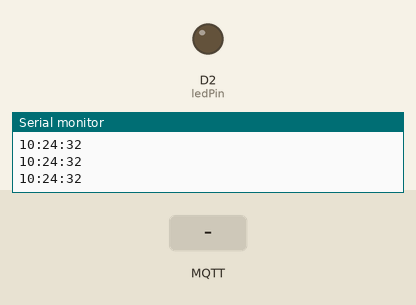
This sketch was run on a simulated ESP8266 (NodeMCU). On the bench: output pins drawn as LEDs (lit = HIGH), the last lines printed to the serial monitor. The test bench sets the inputs (shaded band). WiFi joins after 1.5 s; servers stay silent unless stated; network time is answered at once with the bench clock; the local clock reads 2024-03-15 10:24:30 at power-on unless the sketch sets it; random numbers use the default seed unless the sketch sets one; no MQTT or app messages arrive unless stated.

Above: at 2.7 s.
2.8 s: MQTT message "0" arrives on the first subscribed topic
At 3.4 s:
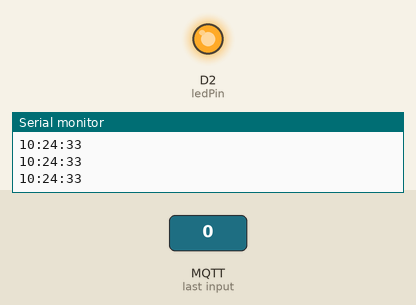
5.8 s: MQTT message "1" arrives on the first subscribed topic
At 7.3 s:
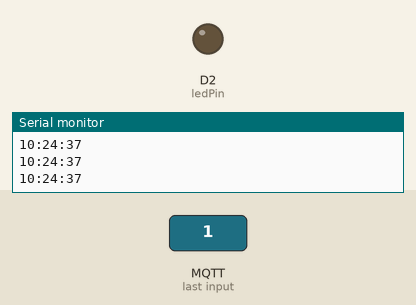
Timing chart, 0 to 8.8 s (numbered marks = the images above; inputs shaded):
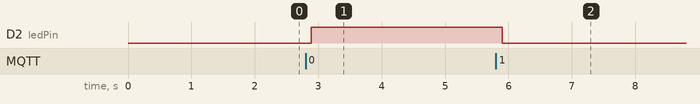

Measured:
- after the input at 2.8 s, D2 (ledPin): LOW → HIGH after 0.09 s
- after the input at 5.8 s, D2 (ledPin): HIGH → LOW after 0.10 s

The sketch:

SmartBulb.ino
```cpp
// topic to publish : "binusGroup5/led" -> on/off toggle button
// topic to publish : "binusGroup5/schedButton" -> activate schedule feature button
// topic to publish : "binusGroup5/start" -> insert start time
// topic to publish : "binusGroup5/end" -> insert end time
// topic to subscribe: "binusGroup5/led_status" -> on/off toggle button
// topic to subscribe: "binusGroup5/sched_status" -> activate schedule feature button
// topic to subscribe: "binusGroup5/start_time" -> display set start time
// topic to subscribe: "binusGroup5/end_time" -> display set end time
// host: test.mostquitto.org:1883

#include <ESP8266WiFi.h>
#include <WiFiUdp.h>
#include <NTPClient.h>
#include "PubSubClient.h"

const char* ssid = "ssid"; // Wi-Fi SSID
const char* password = "password"; // password Wi-Fi
const char* mqttServer = "test.mosquitto.org";
int port = 1883;
char clientId[50];

WiFiClient espClient;
PubSubClient client(espClient);

WiFiUDP ntpUDP;
NTPClient timeClient(ntpUDP);
String formattedDate;
String timeStamp;

String startTime;
String endTime;
String setScheduling;
String scheduleStatus = "0";

const int ledPin = D2;

void setup() {
  Serial.begin(115200);
  Serial.print(timeStamp);
  Serial.println();
  Serial.print("Connecting to ");
  Serial.println(ssid);

  wifiConnect();

  Serial.println("");
  Serial.println("WiFi connected");

  timeClient.begin();
  timeClient.setTimeOffset(25200); //GMT +7

  client.setServer(mqttServer, port);
  client.setCallback(callback);
  pinMode(ledPin, OUTPUT);
}

void wifiConnect() {
  WiFi.mode(WIFI_STA);
  WiFi.begin(ssid, password);
  while (WiFi.status() != WL_CONNECTED) {
    delay(250);
    Serial.print(".");
  }
}

void mqttReconnect() {
  while (!client.connected()) {
    Serial.print("Attempting MQTT connection...");
    long r = random(1000);
    sprintf(clientId, "clientId-%ld", r);
    if (client.connect(clientId)) {
      Serial.print(clientId);
      Serial.println(" connected");
      client.subscribe("binusGroup5/led");
      client.subscribe("binusGroup5/schedButton");
      client.subscribe("binusGroup5/start");
      client.subscribe("binusGroup5/end");
    } else {
      Serial.print("failed, rc=");
      Serial.print(client.state());
      Serial.println(" try again in 5 seconds");
      delay(5000);
    }
  }
}

void callback(char* topic, byte* message, unsigned int length) {
  Serial.print("Message arrived on topic: ");
  Serial.print(topic);
  Serial.print(". Message: ");
  String stMessage;

  for (int i = 0; i < length; i++) {
    Serial.print((char)message[i]);
    stMessage += (char)message[i];
  }
  Serial.println();

  if (String(topic) == "binusGroup5/led") {
    Serial.print("Changing output to ");
    if(stMessage == "1"){
      Serial.println("on");
      digitalWrite(ledPin, LOW);
      client.publish("binusGroup5/led_status", stMessage.c_str());
    }
    else if(stMessage == "0"){
      Serial.println("off");
      digitalWrite(ledPin, HIGH);
      client.publish("binusGroup5/led_status", stMessage.c_str());
    }
  }

  if (String(topic) == "binusGroup5/schedButton") {
    if(stMessage == "1"){
      setScheduling = "1";
      client.publish("binusGroup5/sched_status", stMessage.c_str());
    }
    else if(stMessage == "0"){
      setScheduling = "0";
      client.publish("binusGroup5/sched_status", stMessage.c_str());
    }
  }

  if (String(topic) == "binusGroup5/start"){
    startTime = stMessage;
    client.publish("binusGroup5/start_time", startTime.c_str());
  }

  if (String(topic) == "binusGroup5/end"){
    endTime = stMessage;
    client.publish("binusGroup5/end_time", endTime.c_str());
  }
}

void scheduling(){
  if(startTime == timeStamp && scheduleStatus == "0"){
    Serial.println("Start");
    digitalWrite(ledPin, LOW);
    scheduleStatus = "1";
    client.publish("binusGroup5/led_status", scheduleStatus.c_str());
    client.publish("binusGroup5/sched_status", scheduleStatus.c_str());
  }

  if(endTime == timeStamp && scheduleStatus == "1"){
    Serial.println("End");
    digitalWrite(ledPin, HIGH);
    scheduleStatus = "0";
    client.publish("binusGroup5/led_status", scheduleStatus.c_str());
    client.publish("binusGroup5/sched_status", scheduleStatus.c_str());
  }
}

void loop() {
  timeClient.update();
  formattedDate = timeClient.getFormattedTime();
  Serial.println(formattedDate);
  timeStamp = formattedDate.substring(0, 5);

  if (setScheduling == "1"){
    scheduling();
    delay(100);
  }

  delay(100);
  if (!client.connected()) {
    mqttReconnect();
    if(digitalRead(ledPin) == HIGH){
      String msg = "0";
      client.publish("binusGroup5/led_status", msg.c_str());
    } else if (digitalRead(ledPin) == LOW){
      String msg = "1";
      client.publish("binusGroup5/led_status", msg.c_str());
    }

  }
  client.loop();
}
```
